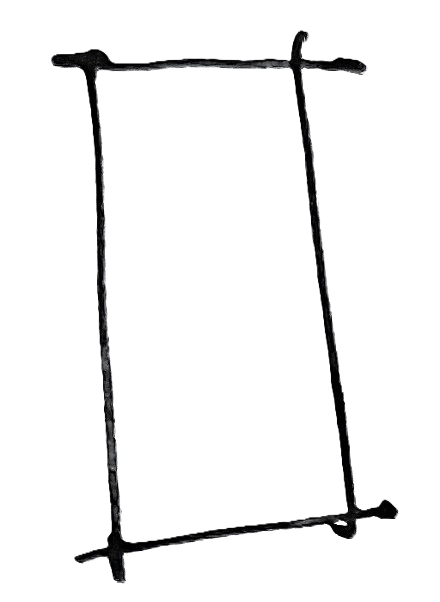
#> input picture assets/frame-rectangle.jpg, 440 x 602 px
$ python -i image_utils.py   (imports and definitions only)   (older library calls are emulated)
#> lines starting #> are read from the running program, lines starting #| are printed output that depends on the picture; after the words box and inside, x2 and y2 are one past the last pixel; in counts of white or black regions, pixels touching at a corner belong together
#!/usr/bin/env python3
"""Utilities for detecting the primary transparent hole in RGBA PNG images."""

from __future__ import annotations

from pathlib import Path
from typing import Any, Dict, Literal, Optional, Union

import numpy as np
from PIL import Image

BackendName = Literal["auto", "scipy", "opencv"]


def detect_primary_transparent_hole(
    image_path: Union[str, Path],
    *,
    alpha_threshold: int = 250,
    min_area: int = 500,
    backend: BackendName = "auto",
    connectivity: int = 8,
    overlay_output_path: Optional[Union[str, Path]] = None,
    mask_output_path: Optional[Union[str, Path]] = None,
) -> Optional[Dict[str, Any]]:
    """Detect the largest meaningful transparent region in an RGBA image.

    Args:
        image_path: Path to image file.
        alpha_threshold: Pixels with alpha < threshold are treated as transparent.
        min_area: Minimum component area to keep (filters transparent noise).
        backend: Connected components backend: "auto", "scipy", or "opencv".
        connectivity: Pixel connectivity for components: 4 or 8.
        overlay_output_path: Optional path to write a bright-green debug overlay.
        mask_output_path: Optional path to write a binary mask of the selected region.

    Returns:
        None if no transparent component passes min_area, otherwise a dict containing:
        - bbox: {x, y, width, height}
        - centroid: {x, y}
        - area: component area in pixels
        - backend: backend that produced the result
    """
#> called with image_path = 'assets/frame-rectangle.jpg', alpha_threshold = 250, min_area = 500, backend = 'auto', connectivity = 8
    if connectivity not in (4, 8):
        raise ValueError("connectivity must be 4 or 8")
    if alpha_threshold <= 0 or alpha_threshold > 255:
        raise ValueError("alpha_threshold must be in the range 1..255")
    if min_area <= 0:
        raise ValueError("min_area must be greater than 0")

    image_path = Path(image_path)
    with Image.open(image_path) as img:
#> img is the input picture: PIL image 440x602 RGBA; mean R, G, B, A 241, 241, 241.1, 15.7
        rgba = np.array(img.convert("RGBA"), dtype=np.uint8)

    alpha = rgba[:, :, 3]
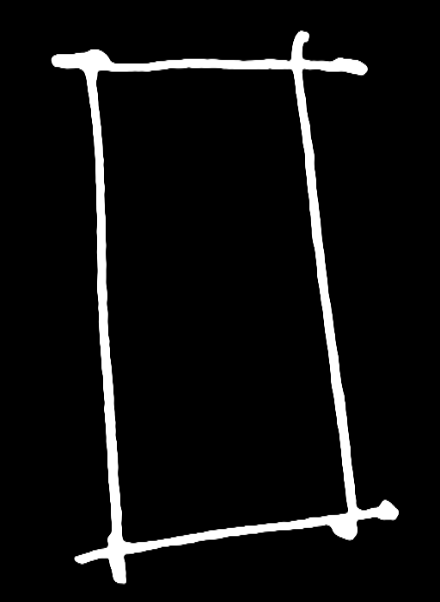
#> alpha: shape (602, 440); min 0, max 255, mean 15.7
    transparent_mask = alpha < alpha_threshold
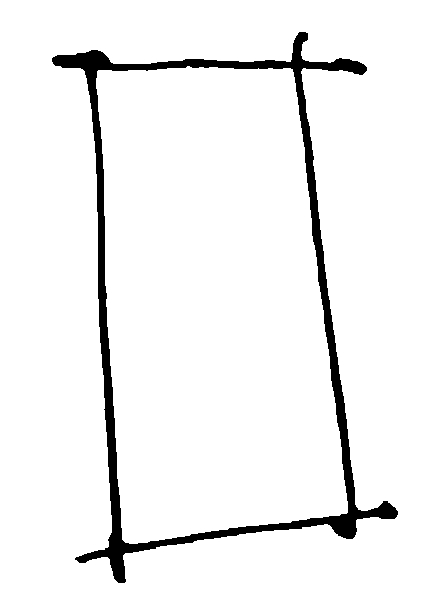
#> transparent_mask: shape (602, 440) bool; 94.8% white; 1 black region, box (x1, y1, x2, y2) and area: (52, 32, 398, 583) 13888

    selected = _find_largest_component(
        transparent_mask,
        min_area=min_area,
        backend=backend,
        connectivity=connectivity,
    )
#> the loop in _find_largest_component, `for backend_name in backends_to_try:` made 1 pass
#> (num_labels in _find_largest_component_scipy, counts in _find_largest_component_scipy, x_min in _find_largest_component_scipy, x_max in _find_largest_component_scipy, y_min in _find_largest_component_scipy, y_max in _find_largest_component_scipy) on pass 1: (2, [13888, 152591, 98401], 0, 439, 0, 601)
#> pass 1, in _find_largest_component_scipy, `labels, num_labels = ndimage.label(mask, structure=structure)`:
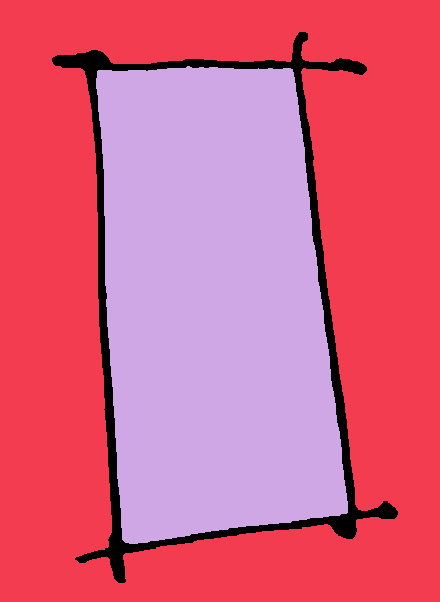
#> labels: shape (602, 440) int32; 3 distinct labels, from 0 to 2; one colour per label, 0 black
#> pass 1, in _find_largest_component_scipy, `component_mask = labels == best_label`:
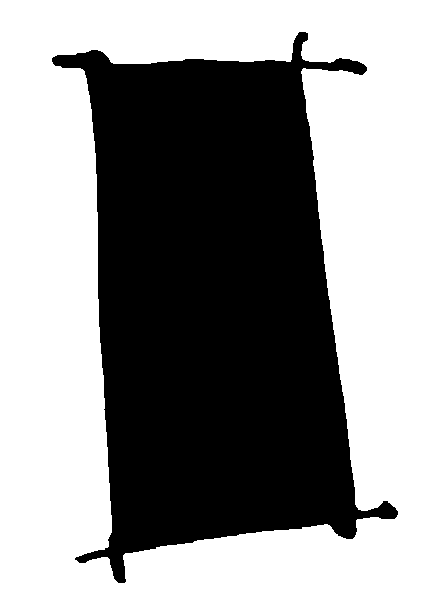
#> component_mask: shape (602, 440) bool; 57.6% white; 1 black region, box (x1, y1, x2, y2) and area: (52, 32, 398, 583) 112289
#> selected = 5 items
    if selected is None:
        return None

    if overlay_output_path is not None:
        _write_overlay_image(rgba, selected["mask"], Path(overlay_output_path))
    if mask_output_path is not None:
        _write_mask_image(selected["mask"], Path(mask_output_path))

    return {
        "bbox": selected["bbox"],
        "centroid": selected["centroid"],
        "area": selected["area"],
        "backend": selected["backend"],
    }


def _find_largest_component(
    mask: np.ndarray,
    *,
    min_area: int,
    backend: BackendName,
    connectivity: int,
) -> Optional[Dict[str, Any]]:
    backends_to_try = _backend_order(backend)
    last_error: Optional[Exception] = None

    for backend_name in backends_to_try:
        try:
            if backend_name == "scipy":
                return _find_largest_component_scipy(mask, min_area=min_area, connectivity=connectivity)
            if backend_name == "opencv":
                return _find_largest_component_opencv(mask, min_area=min_area, connectivity=connectivity)
        except ImportError as exc:
            last_error = exc
            continue

    if last_error is None:
        return None
    raise ImportError(
        "No connected-components backend available. Install scipy or opencv-python."
    ) from last_error


def _backend_order(backend: BackendName) -> list[str]:
    if backend == "auto":
        return ["scipy", "opencv"]
    if backend == "scipy":
        return ["scipy"]
    if backend == "opencv":
        return ["opencv"]
    raise ValueError(f"Unsupported backend: {backend}")


def _find_largest_component_scipy(
    mask: np.ndarray,
    *,
    min_area: int,
    connectivity: int,
) -> Optional[Dict[str, Any]]:
    from scipy import ndimage

    structure = np.ones((3, 3), dtype=np.uint8) if connectivity == 8 else np.array(
        [[0, 1, 0], [1, 1, 1], [0, 1, 0]], dtype=np.uint8
    )

    labels, num_labels = ndimage.label(mask, structure=structure)
    if num_labels == 0:
        return None

    counts = np.bincount(labels.ravel())
    if counts.size <= 1:
        return None

    best_label = 0
    best_area = 0
    for label_index in range(1, counts.size):
        area = int(counts[label_index])
        if area >= min_area and area > best_area:
            best_label = label_index
            best_area = area

    if best_label == 0:
        return None

    component_mask = labels == best_label
    ys, xs = np.nonzero(component_mask)
    x_min = int(xs.min())
    x_max = int(xs.max())
    y_min = int(ys.min())
    y_max = int(ys.max())

    return {
        "bbox": {
            "x": x_min,
            "y": y_min,
            "width": x_max - x_min + 1,
            "height": y_max - y_min + 1,
        },
        "centroid": {
            "x": float(xs.mean()),
            "y": float(ys.mean()),
        },
        "area": int(component_mask.sum()),
        "mask": component_mask,
        "backend": "scipy",
    }


# [67 lines left out: functions _find_largest_component_opencv, _write_overlay_image, _write_mask_image, not called in this run]

>>> result = detect_primary_transparent_hole('assets/frame-rectangle.jpg')
#> result = 4 items
